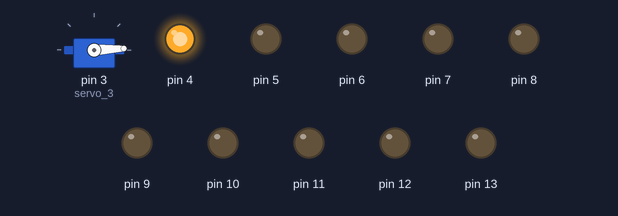
A sketch run on a simulated Arduino Uno, built with avr-gcc and run on an emulated ATmega328P. Shown: servo, output pins drawn as LEDs (lit = HIGH).

Above: at 0.1 s.
At 1.5 s:
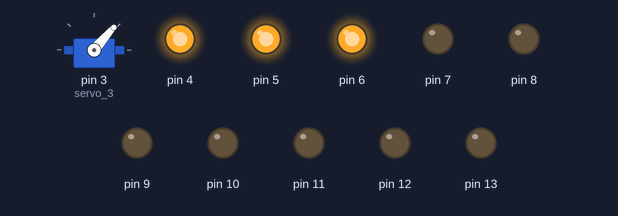
At 2.9 s:
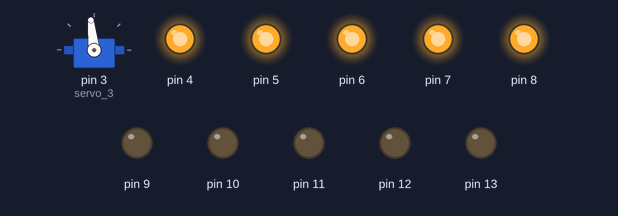
At 5.75 s:
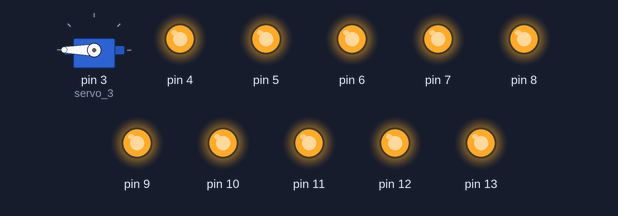
At 8.55 s:
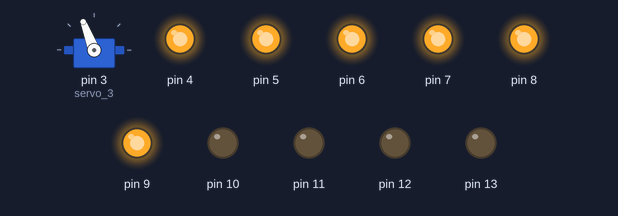
At 11.4 s:
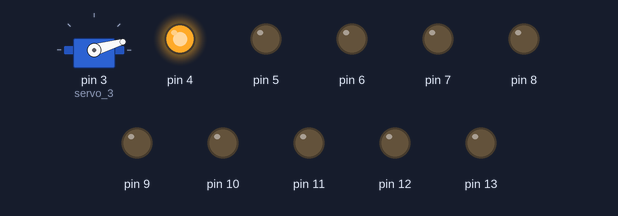
Timing chart, 0 to 16.8 s (numbered marks = the images above):
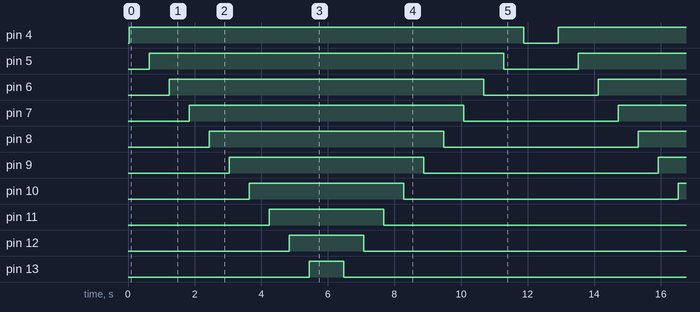

The sketch:

N_024.ino
```cpp
 /* Projeto Nº 24 -> Simulação de transferidor com servo motor + LEDs
  *
  * Author: Thiago Santos Tassinari
  * Data: 01/10/2020

  * Descrição do Projeto:

  <!---------------------Simulação de transferidor com servo motor + LEDs----------------------------->

    O projeto tem como funcionalidade utilizar um servo motor para simular um tranferidor
    em conjunto dos LEDs inseridos nas portas do Arduino Uno

  <---------------------------------------------------------------------------------->

<!-----------------------Componentes necessários------------------------------------->

  - 1 Arduino Uno;
  - 1 Protoboard;
  - 9 LEDs ;
  - 9 resistor de 220Ohms;
  - 1 Servo motor;
  - Jumpers

<------------------------------------------------------------------------------------->

*/
#include <Servo.h>

int grau = 0;

int i = 0;

int j = 0;

Servo servo_3;

void setup()
{
  servo_3.attach(3);

  pinMode(4, OUTPUT);
  pinMode(5, OUTPUT);
  pinMode(6, OUTPUT);
  pinMode(7, OUTPUT);
  pinMode(8, OUTPUT);
  pinMode(9, OUTPUT);
  pinMode(10, OUTPUT);
  pinMode(11, OUTPUT);
  pinMode(12, OUTPUT);
  pinMode(13, OUTPUT);
}

void loop()
{
  grau = 0;
  for (grau = 0; grau <= 180; grau += 1) {
    servo_3.write(grau);
    delay(30); // Wait for 30 millisecond(s)
    if (grau == 0) {
      digitalWrite(4, HIGH);
    }
    if (grau == 20) {
      digitalWrite(5, HIGH);
    }
    if (grau == 40) {
      digitalWrite(6, HIGH);
    }
    if (grau == 60) {
      digitalWrite(7, HIGH);
    }
    if (grau == 80) {
      digitalWrite(8, HIGH);
    }
    if (grau == 100) {
      digitalWrite(9, HIGH);
    }
    if (grau == 120) {
      digitalWrite(10, HIGH);
    }
    if (grau == 140) {
      digitalWrite(11, HIGH);
    }
    if (grau == 160) {
      digitalWrite(12, HIGH);
    }
    if (grau == 180) {
      digitalWrite(13, HIGH);
    }
  }
  delay(1000);

  for (grau = 180; grau >= 0; grau -= 1) {
    servo_3.write(grau);
    delay(30);
    if (grau == 0) {
      digitalWrite(4, LOW);
    }
    if (grau == 20) {
      digitalWrite(5, LOW);
    }
    if (grau == 40) {
      digitalWrite(6, LOW);
    }
    if (grau == 60) {
      digitalWrite(7, LOW);
    }
    if (grau == 80) {
      digitalWrite(8, LOW);
    }
    if (grau == 100) {
      digitalWrite(9, LOW);
    }
    if (grau == 120) {
      digitalWrite(10, LOW);
    }
    if (grau == 140) {
      digitalWrite(11, LOW);
    }
    if (grau == 160) {
      digitalWrite(12, LOW);
    }
    if (grau == 180) {
      digitalWrite(13, LOW);
    }
  }
  delay(1000);
}
```

Measured:
- by itself, pin 4: alternates HIGH for 11.9 s and LOW for 1.0 s
- by itself, pin 5: alternates HIGH for 10.7 s and LOW for 2.2 s
- by itself, pin 6: alternates HIGH for 9.5 s and LOW for 3.4 s
- by itself, pin 7: alternates HIGH for 8.2 s and LOW for 4.6 s
- by itself, pin 8: alternates HIGH for 7.0 s and LOW for 5.8 s
- by itself, pin 9: alternates HIGH for 5.8 s and LOW for 7.0 s
- by itself, pin 10: alternates HIGH for 4.6 s and LOW for 8.2 s
- by itself, pin 11: alternates HIGH for 3.4 s and LOW for 9.5 s
